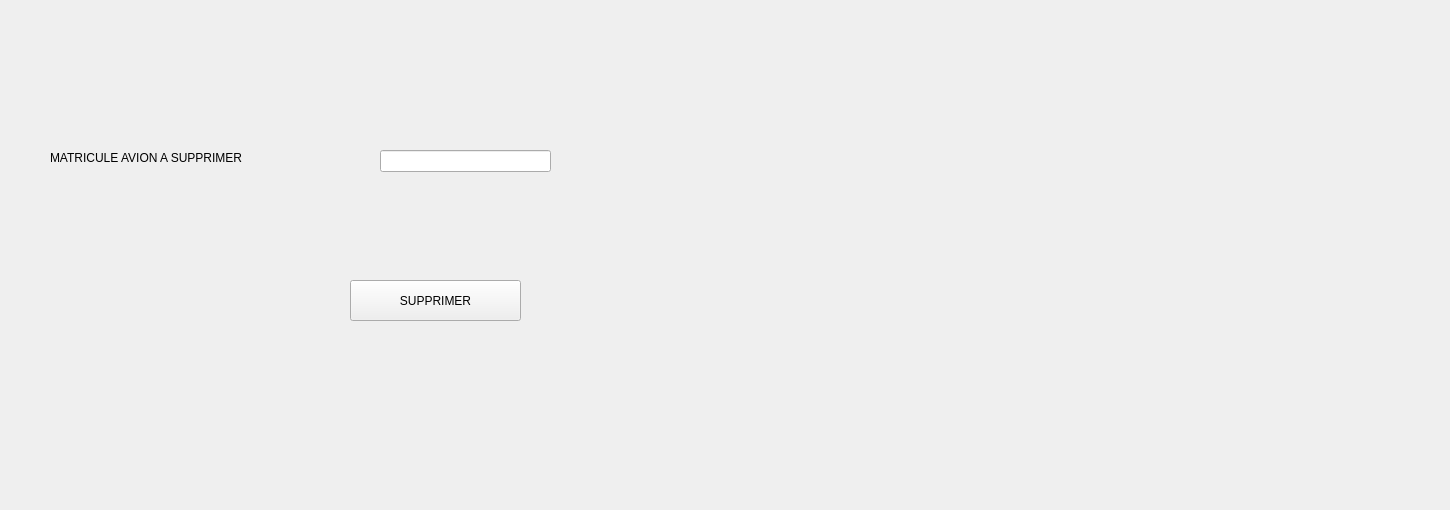
      <widget class="QWidget" name="tab_9">
       <attribute name="title">
        <string>supprimer</string>
       </attribute>
       <widget class="QLabel" name="label_22">
        <property name="geometry">
         <rect>
          <x>50</x>
          <y>150</y>
          <width>291</width>
          <height>16</height>
         </rect>
        </property>
        <property name="text">
         <string>MATRICULE AVION A SUPPRIMER</string>
        </property>
       </widget>
       <widget class="QLineEdit" name="matsupp">
        <property name="geometry">
         <rect>
          <x>380</x>
          <y>150</y>
          <width>171</width>
          <height>22</height>
         </rect>
        </property>
       </widget>
       <widget class="QPushButton" name="supprimeravion">
        <property name="geometry">
         <rect>
          <x>350</x>
          <y>280</y>
          <width>171</width>
          <height>41</height>
         </rect>
        </property>
        <property name="text">
         <string>SUPPRIMER</string>
        </property>
       </widget>
       <widget class="QLabel" name="arriere6">
        <property name="geometry">
         <rect>
          <x>0</x>
          <y>0</y>
          <width>1441</width>
          <height>501</height>
         </rect>
        </property>
        <property name="text">
         <string/>
        </property>
       </widget>
       <zorder>arriere6</zorder>
       <zorder>label_22</zorder>
       <zorder>matsupp</zorder>
       <zorder>supprimeravion</zorder>
      </widget>
